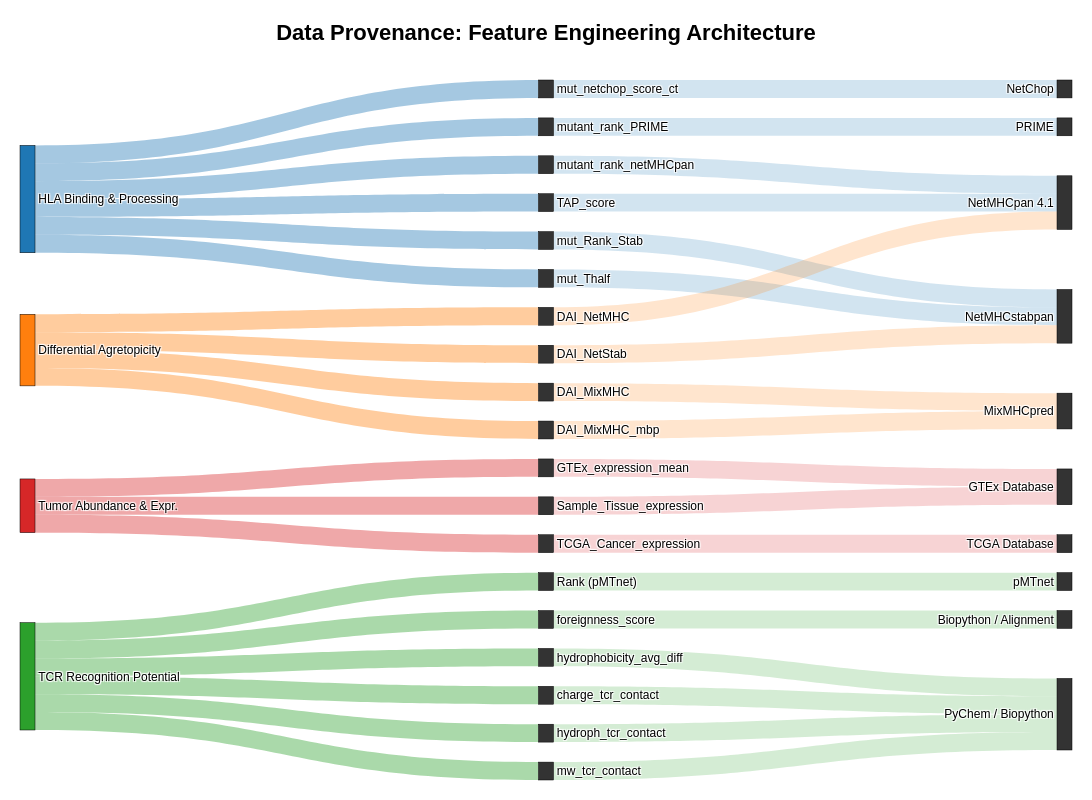

Notebook cell for this chart:
### Code cell
fig = go.Figure(data=[go.Sankey(
    arrangement = "snap",
    node = dict(
        pad = 20, thickness = 15,
        line = dict(color = "black", width = 0.5),
        label = all_nodes,
        color = node_colors
    ),
    link = dict(
        source = source_indices, target = target_indices,
        value = values, color = link_colors
    ),
    # FUERZA EL TEXTO DE LOS NODOS A NEGRO
    textfont = dict(color = "black", size = 12, family = "Arial") 
)])

fig.update_layout(
    title=dict(
        text="<b>Data Provenance: Feature Engineering Architecture</b>",
        font=dict(
            size=22, 
            color="black",  # <--- ESTO FUERZA EL NEGRO EN EL TÍTULO
            family="Arial"
        ),
        x=0.5,
        xanchor='center'
    ),
    font=dict(color="black"), # Fuerza negro en todo lo demás por si acaso
    width=1300,
    height=800,
    plot_bgcolor='white',
    paper_bgcolor='white',
    margin=dict(t=80, l=20, r=20, b=20)
)

fig.write_html("sankey_professional_final.html")
print("✅ Diagrama guardado. Texto negro, sin líneas grises y con cruces minimizados.")
fig.show()

### Figure 1 — Plotly figure (JSON) as saved in the notebook; plotly's stock layout.template omitted (floating-point values rounded to 4 significant figures)
{"data": [{"arrangement": "snap", "link": {"color": ["rgba(31, 119, 180, 0.4)", "rgba(31, 119, 180, 0.2)", "rgba(31, 119, 180, 0.4)", "rgba(31, 119, 180, 0.2)", "rgba(31, 119, 180, 0.4)", "rgba(31, 119, 180, 0.2)", "rgba(31, 119, 180, 0.4)", "rgba(31, 119, 180, 0.2)", "rgba(31, 119, 180, 0.4)", "rgba(31, 119, 180, 0.2)", "rgba(31, 119, 180, 0.4)", "rgba(31, 119, 180, 0.2)", "rgba(255, 127, 14, 0.4)", "rgba(255, 127, 14, 0.2)", "rgba(255, 127, 14, 0.4)", "rgba(255, 127, 14, 0.2)", "rgba(255, 127, 14, 0.4)", "rgba(255, 127, 14, 0.2)", "rgba(255, 127, 14, 0.4)", "rgba(255, 127, 14, 0.2)", "rgba(214, 39, 40, 0.4)", "rgba(214, 39, 40, 0.2)", "rgba(214, 39, 40, 0.4)", "rgba(214, 39, 40, 0.2)", "rgba(214, 39, 40, 0.4)", "rgba(214, 39, 40, 0.2)", "rgba(44, 160, 44, 0.4)", "rgba(44, 160, 44, 0.2)", "rgba(44, 160, 44, 0.4)", "rgba(44, 160, 44, 0.2)", "rgba(44, 160, 44, 0.4)", "rgba(44, 160, 44, 0.2)", "rgba(44, 160, 44, 0.4)", "rgba(44, 160, 44, 0.2)", "rgba(44, 160, 44, 0.4)", "rgba(44, 160, 44, 0.2)", "rgba(44, 160, 44, 0.4)", "rgba(44, 160, 44, 0.2)"], "source": [0, 4, 0, 5, 0, 6, 0, 7, 0, 8, 0, 9, 1, 10, 1, 11, 1, 12, 1, 13, 2, 14, 2, 15, 2, 16, 3, 17, 3, 18, 3, 19, 3, 20, 3, 21, 3, 22], "target": [4, 25, 5, 24, 6, 26, 7, 26, 8, 25, 9, 23, 10, 25, 11, 27, 12, 26, 13, 27, 14, 28, 15, 29, 16, 28, 17, 30, 18, 31, 19, 32, 20, 32, 21, 32, 22, 32], "value": [1, 1, 1, 1, 1, 1, 1, 1, 1, 1, 1, 1, 1, 1, 1, 1, 1, 1, 1, 1, 1, 1, 1, 1, 1, 1, 1, 1, 1, 1, 1, 1, 1, 1, 1, 1, 1, 1]}, "node": {"color": ["#1f77b4", "#ff7f0e", "#d62728", "#2ca02c", "#333333", "#333333", "#333333", "#333333", "#333333", "#333333", "#333333", "#333333", "#333333", "#333333", "#333333", "#333333", "#333333", "#333333", "#333333", "#333333", "#333333", "#333333", "#333333", "#333333", "#333333", "#333333", "#333333", "#333333", "#333333", "#333333", "#333333", "#333333", "#333333"], "label": ["HLA Binding & Processing", "Differential Agretopicity", "Tumor Abundance & Expr.", "TCR Recognition Potential", "mutant_rank_netMHCpan", "mutant_rank_PRIME", "mut_Rank_Stab", "mut_Thalf", "TAP_score", "mut_netchop_score_ct", "DAI_NetMHC", "DAI_MixMHC", "DAI_NetStab", "DAI_MixMHC_mbp", "GTEx_expression_mean", "TCGA_Cancer_expression", "Sample_Tissue_expression", "Rank (pMTnet)", "foreignness_score", "hydrophobicity_avg_diff", "charge_tcr_contact", "hydroph_tcr_contact", "mw_tcr_contact", "NetChop", "PRIME", "NetMHCpan 4.1", "NetMHCstabpan", "MixMHCpred", "GTEx Database", "TCGA Database", "pMTnet", "Biopython / Alignment", "PyChem / Biopython"], "line": {"color": "black", "width": 0.5}, "pad": 20, "thickness": 15}, "textfont": {"color": "black", "family": "Arial", "size": 12}, "type": "sankey"}], "layout": {"title": {"font": {"size": 22, "color": "black", "family": "Arial"}, "text": "<b>Data Provenance: Feature Engineering Architecture</b>", "x": 0.5, "xanchor": "center"}, "font": {"color": "black"}, "margin": {"t": 80, "l": 20, "r": 20, "b": 20}, "width": 1300, "height": 800, "plot_bgcolor": "white", "paper_bgcolor": "white"}}
